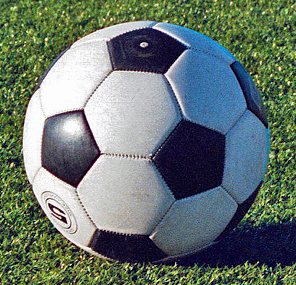
#> input picture 算法组/Week2/chenjialiang/data/ball1_clear.jpg, 296 x 285 px
$ python -i detector.py   (imports and definitions only)
#> lines starting #> are read from the running program, lines starting #| are printed output that depends on the picture
#> further down, picture is the input picture: shape (285, 296, 3); mean B, G, R 111, 117.3, 104
# -*- coding: utf-8 -*-
"""颜色目标检测核心模块。

任务 1 的算法流程都在这里，ROS2 发布节点也直接 import 这个模块，
保证「脚本看到的」和「发出去的话题」用的是同一套检测逻辑。

流程：
    BGR 图 -> HSV -> inRange 掩膜 -> 形态学开/闭 -> 找外轮廓
           -> 按面积筛选 -> 多个候选按面积降序 -> 取最大
           -> 用轮廓矩算中心点 (u, v)
"""

import cv2
import numpy as np

# 橙色在 OpenCV 里 H 大约 5~25（OpenCV 的 H 范围是 0~179，不是 0~360）
DEFAULT_LOWER = (5, 120, 120)
DEFAULT_UPPER = (25, 255, 255)
DEFAULT_MIN_AREA = 800

# 形态学核
KERNEL = np.ones((5, 5), np.uint8)


def detect_target(img, lower=DEFAULT_LOWER, upper=DEFAULT_UPPER,
                  min_area=DEFAULT_MIN_AREA, use_morph=True):
    """在单张 BGR 图上检测橙色目标。

    返回 dict：
        detected   bool          是否找到目标
        u, v       float         中心点像素坐标（detected=False 时为 0.0）
        area       float         轮廓面积（detected=False 时为 0.0）
        bbox       (x, y, w, h)  外接矩形（detected=False 时为 None）
        method     str           中心点算法：'moments' 或 'bbox'
        candidates list          所有通过面积筛选的候选，按面积降序
        n_raw      int           面积筛选前的轮廓总数
        mask       ndarray       二值掩膜，方便调试和可视化
    """
#> called with lower = (5, 120, 120), upper = (25, 255, 255), min_area = 800, use_morph = True
    hsv = cv2.cvtColor(img, cv2.COLOR_BGR2HSV)
#> hsv: shape (285, 296, 3); mean H, S, V 77.7, 102.5, 130.4
    mask = cv2.inRange(hsv, np.array(lower, np.uint8), np.array(upper, np.uint8))
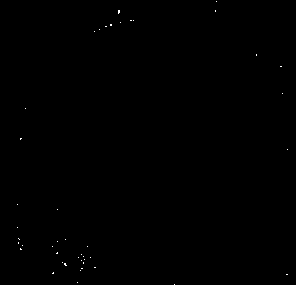
#> mask: shape (285, 296); 0.09% white in thin lines or dots

    if use_morph:
        # 开运算去掉孤立小白点，闭运算补目标内部小洞
        mask = cv2.morphologyEx(mask, cv2.MORPH_OPEN, KERNEL)
#> mask: shape (285, 296); every value is 0
        mask = cv2.morphologyEx(mask, cv2.MORPH_CLOSE, KERNEL)

    contours, _ = cv2.findContours(mask, cv2.RETR_EXTERNAL,
                                   cv2.CHAIN_APPROX_SIMPLE)
#> contours = []

    candidates = []
    for c in contours:
        area = cv2.contourArea(c)
        if area < min_area:
            continue          # 面积太小，当噪声丢掉

        M = cv2.moments(c)
        if M["m00"] == 0:
            # 轮廓退化（面积接近 0）时矩算不出来，退回外接矩形中心
            x, y, w, h = cv2.boundingRect(c)
            u, v = x + w / 2.0, y + h / 2.0
            method = "bbox"
        else:
            u = M["m10"] / M["m00"]
            v = M["m01"] / M["m00"]
            method = "moments"

        candidates.append(dict(
            area=area, u=u, v=v, method=method,
            bbox=cv2.boundingRect(c), contour=c,
        ))
#> this loop made 0 passes
#> after the loop, candidates = []

    # 多个候选时统一按面积降序，取最大的那个作为本帧目标
    candidates.sort(key=lambda d: d["area"], reverse=True)

    res = dict(detected=False, u=0.0, v=0.0, area=0.0, bbox=None,
               method="-", candidates=candidates, n_raw=len(contours), mask=mask)
#> res = 9 items

    if candidates:
        best = candidates[0]
        res.update(detected=True, u=best["u"], v=best["v"],
                   area=best["area"], bbox=best["bbox"], method=best["method"],
                   contour=best["contour"])
    return res


# [55 lines left out: functions draw_result, format_result, not called in this run]

>>> import cv2
>>> picture = cv2.imread('../../../../chenjialiang/data/ball1_clear.jpg')
>>> result = detect_target(picture)
#> result = 9 items
